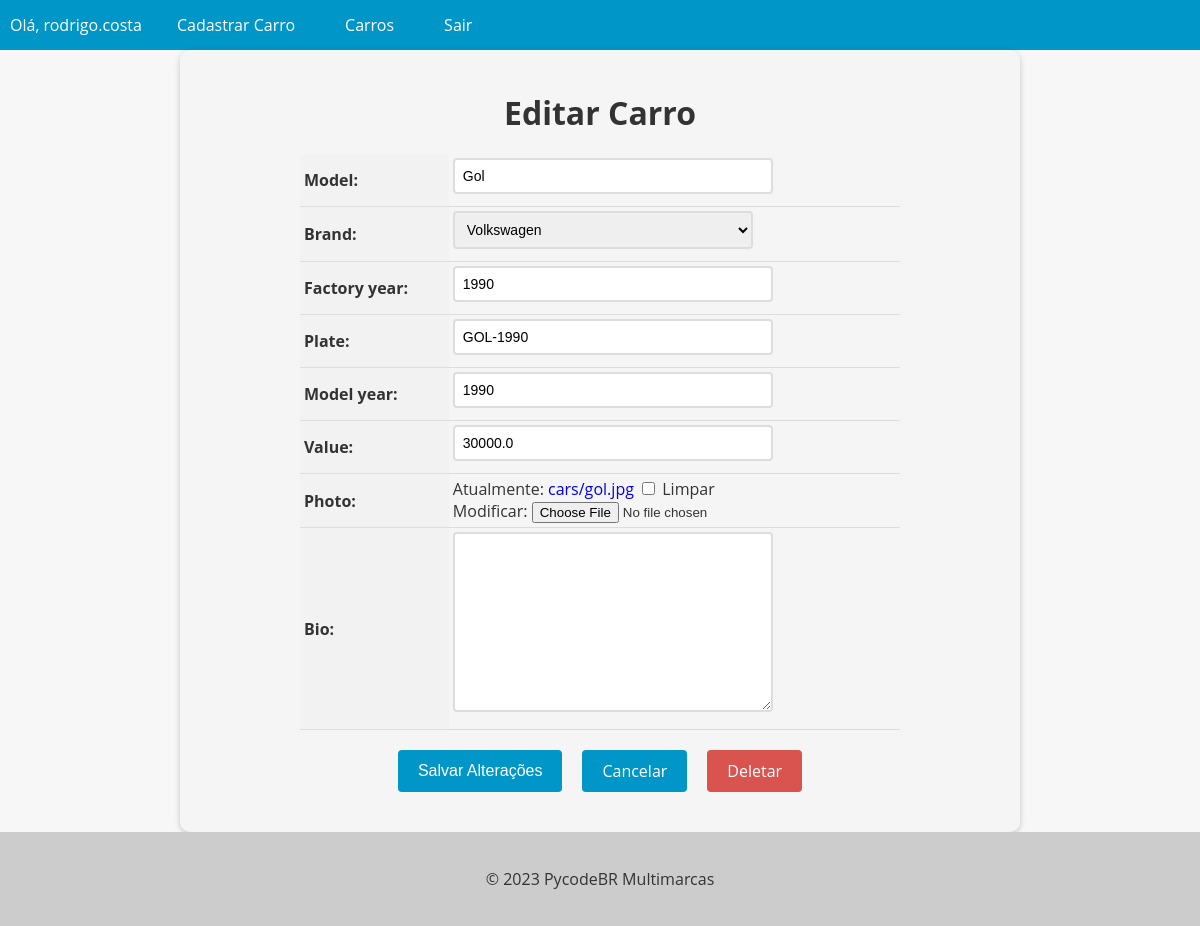
The page /car/7/update (signed in) on the database as committed earlier.
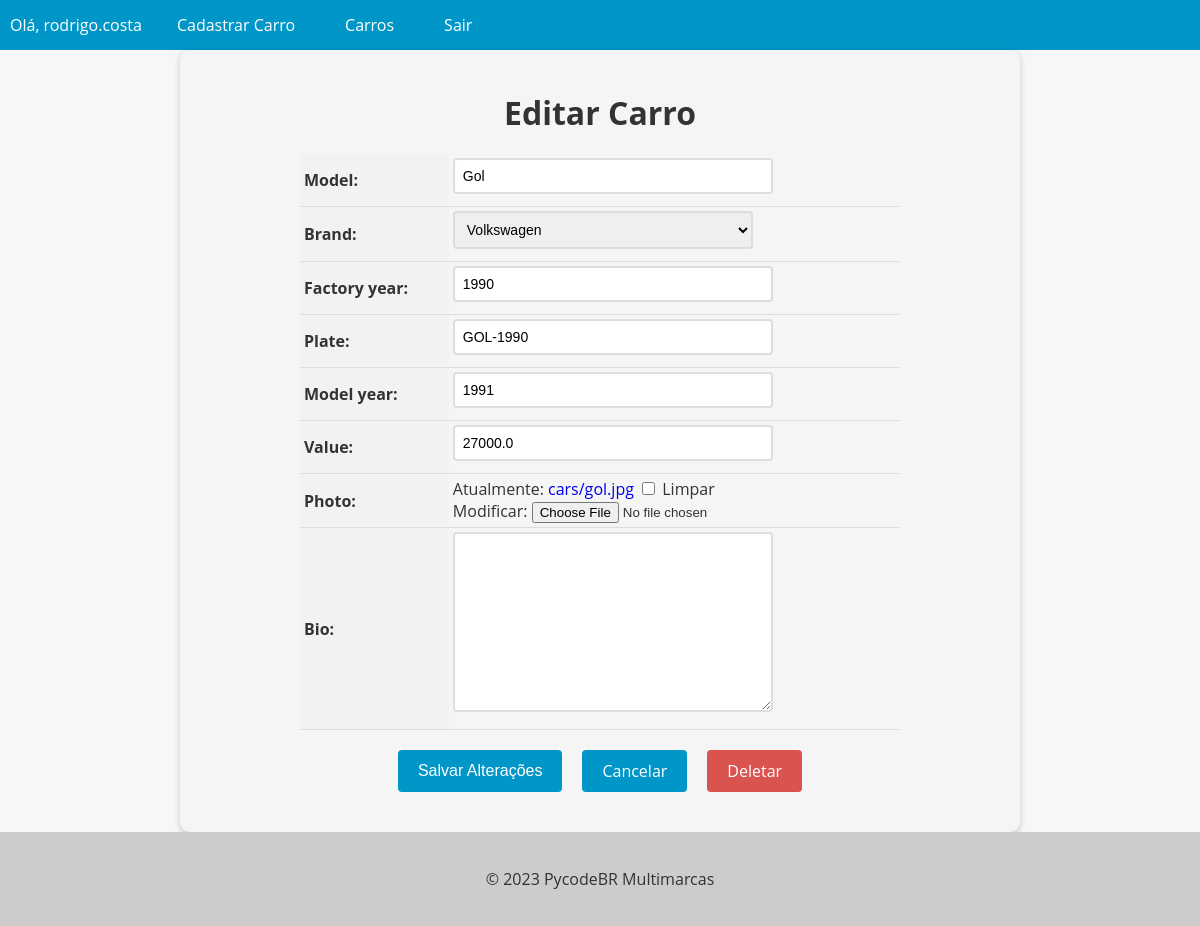
The same page on the database as committed later.
### cars/models.py (models this page shows, shortened)
class Car(models.Model):
    id = models.AutoField(primary_key=True)
    model = models.CharField(max_length=200)
    brand = models.ForeignKey(Brand, on_delete=models.PROTECT, related_name='car_brand')
    factory_year = models.IntegerField(blank=True, null=True)
    plate = models.CharField(max_length=10, blank=True, null=True)
    model_year = models.IntegerField(blank=True, null=True)
    value = models.FloatField(blank=True, null=True) # blank=True e null=True significa que ao criar um novo modelo de carro posso deixar esse campo vazio
    photo = models.ImageField(upload_to='cars/', blank=True, null=True)
    bio = models.TextField(blank=True, null=True)

### cars/views.py (the view, shortened to what this page needs)
# urls.py: path('car/<int:pk>/update', CarUpdateView.as_view(), name="car_update"),
@method_decorator(login_required(login_url='login'), name='dispatch')
class CarUpdateView(UpdateView):
    model = Car
    form_class = CarModelForm
    template_name = 'car-update.html'

### cars/forms.py (shortened to what this page needs)
class CarModelForm(forms.ModelForm):
    class Meta:
        model = Car
        fields = '__all__' # Pega todos os campos do modelo/tabela Car nesse formulário

### cars/models.py (called while the page is built)
    def __str__(self):
        return self.name

### cars/templates/car-update.html (shortened to what this page needs)
{% extends "base.html" %}
{% block content %}
  <form method="post" enctype="multipart/form-data">
    <h1>Editar Carro</h1>
    <table>
      {{ form.as_table }}
    </table>
    <div>
      <div class="buttons-container">
        <input type="submit" value="Salvar Alterações" class="btn btn-primary">
        <a href="{% url 'cars_list' %}" class="btn btn-secondary">Cancelar</a>
        <a href="{% url 'car_delete' pk=object.pk %}" class="btn btn-danger">Deletar</a>
      </div>
    </div>
  </form>
{% endblock %}

Rows that differ between the two databases and show on the page:
changed Car "Gol": model_year "1990" → "1991"; value "30000.0" → "27000.0"
